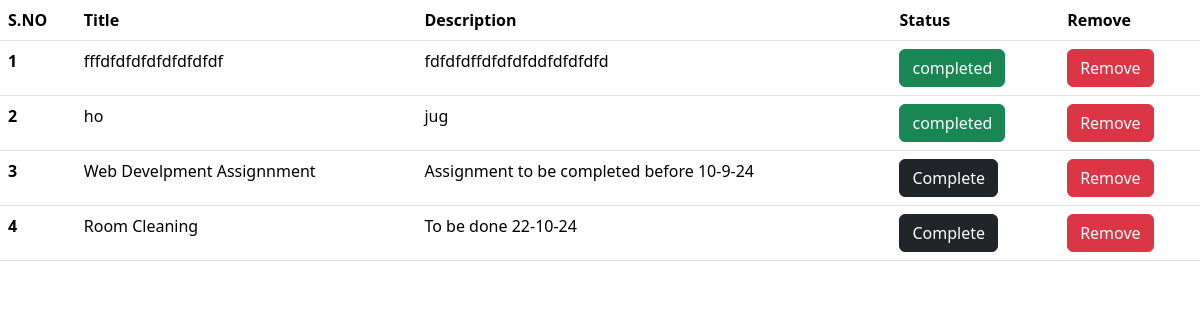
Page /todoapp/displaytodo/ on the committed database.
### todoapp/models.py (models this page shows)
class Todo(models.Model):
    title = models.CharField(max_length=300)
    description = models.TextField()
    completed = models.BooleanField(default=False)

### todoapp/views.py (the view)
# urls.py: path('displaytodo/',displaytodo),
def displaytodo(request):
    db=Todo.objects.all()
    return render(request,'viewtodo.html',{'data':db})

### todoapp/templates/viewtodo.html (shortened to what this page needs)
<!DOCTYPE html>
<html lang="en">
<head>
    <link href="https://cdn.jsdelivr.net/npm/bootstrap@5.3.3/dist/css/bootstrap.min.css" rel="stylesheet">
</head>
<body>
<table class="table table-hover">
  <thead>
    <tr>
      <th >S.NO</th>
      <th >Title</th>
      <th >Description</th>
      <th>Status</th>
        <th >Remove</th>
    </tr>
  </thead>
  <tbody>
  {% for i in data %}
    <tr>
      <th >{{forloop.counter}}</th>
      <td>{{i.title}}</td>
      <td>{{i.description}}</td>
      <td>
          {% if i.completed %}
          <span class="btn btn-success">completed</span>
          {% else %}
          <a href="http://127.0.0.1:8000/todoapp/complete/{{i.id}}" class="btn btn-dark">Complete</a>
          {% endif %}
      </td>
        <td><a href="http://127.0.0.1:8000/todoapp/delete/{{i.id}}" class="btn btn-danger">Remove</a></td>
    </tr>
 {% endfor %}
  </tbody>
</table>
</body>
</html>

### rows in the picture
Todo: title "fffdfdfdfdfdfdfdfdf", description "fdfdfdffdfdfdfddfdfdfdfd", completed "completed"
Todo: title "ho", description "jug", completed "completed"
Todo: title "Web Develpment Assignnment", description "Assignment to be completed before 10-9-24"
Todo: title "Room Cleaning", description "To be done 22-10-24"
